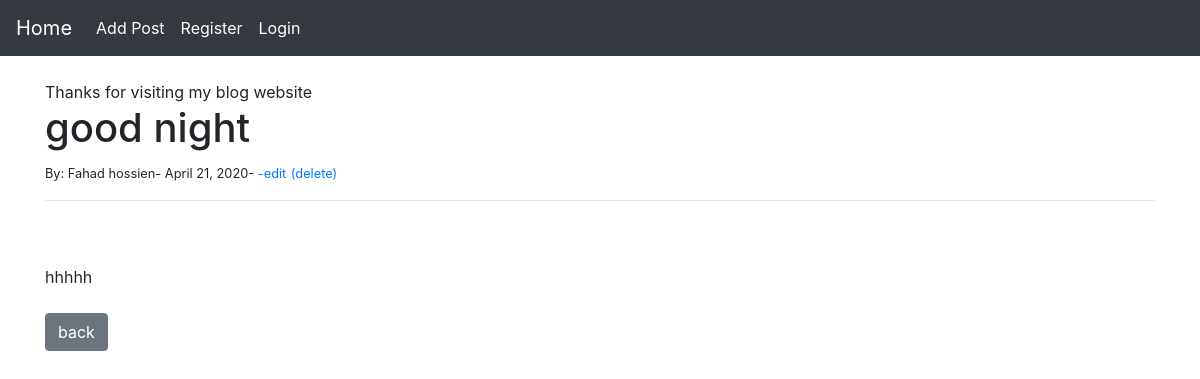
Screenshot of /article/4 with the database file from the repository.
### theblog/models.py (models this page shows, shortened)
class Post(models.Model):
    title = models.CharField(max_length=200)
    title_tag = models.CharField(max_length=200, default='Thanks for visiting my blog website')
    author = models.ForeignKey(User, on_delete=models.CASCADE)
    date_post=models.DateField(auto_now_add=True)
    body = models.TextField()

### theblog/views.py (the view)
# urls.py: path('article/<int:pk>', ArticleDetailView.as_view(), name='article-view'),
class ArticleDetailView(DetailView):
    model = Post
    template_name = 'detail.html'

### theblog/templates/detail.html
{% extends 'base.html'  %}
{% block content %}
{% block title %}
 {{post.title_tag}}
{% endblock %}
	<h1>{{post.title}}</h1>
	<small>By: {{post.author.first_name}}
			    {{post.author.last_name}}-
			    {{post.date_post}}-
	<a href="{% url 'update-view' post.id %}">-edit</a></small>
	<small> <a href="{% url 'delete-view' post.id %}">(delete)</a></small>
	<hr>
	<br>
	<br/>
	{{post.body}}
	<br/><br/>
	<a href="{% url 'home' %}" class="btn btn-secondary">back</a>
{% endblock %}

### rows the page displays
Post: title_tag "Thanks for visiting my blog website", title "good night", author.first_name "Fahad", author.last_name "hossien", date_post "April 21, 2020", body "hhhhh"
